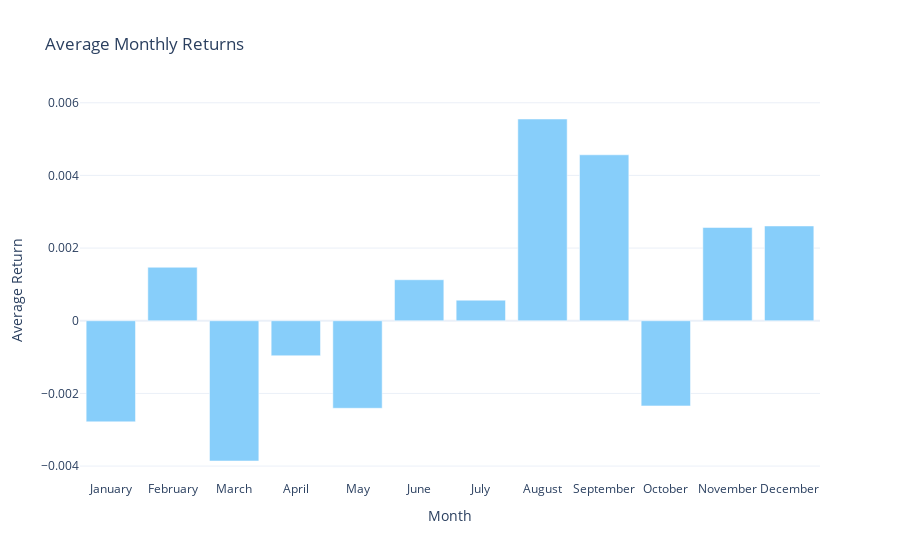

The code cell stored with this chart in its notebook:
### Code cell
# Mês
data['Month'] = data['Date'].dt.month_name()
monthly_returns = data.groupby('Month')['Return'].mean().reindex([
    'January','February','March','April','May','June',
    'July','August','September','October','November','December'
])

fig = go.Figure(go.Bar(
    x=monthly_returns.index, y=monthly_returns.values,
    marker_color='lightskyblue'
))
fig.update_layout(
    title=' Average Monthly Returns',
    xaxis_title='Month', yaxis_title='Average Return',
    template='plotly_white'
)
fig.show()

### Figure 1 — Plotly figure (JSON) as saved in the notebook; plotly's stock layout.template omitted (floating-point values rounded to 4 significant figures)
{"data": [{"marker": {"color": "lightskyblue"}, "type": "bar", "x": ["January", "February", "March", "April", "May", "June", "July", "August", "September", "October", "November", "December"], "y": [-0.002783, 0.001472, -0.00386, -0.000963, -0.002409, 0.001129, 0.0005664, 0.005553, 0.004568, -0.002345, 0.002567, 0.002609]}], "layout": {"title": {"text": " Average Monthly Returns"}, "xaxis": {"title": {"text": "Month"}}, "yaxis": {"title": {"text": "Average Return"}}}}
